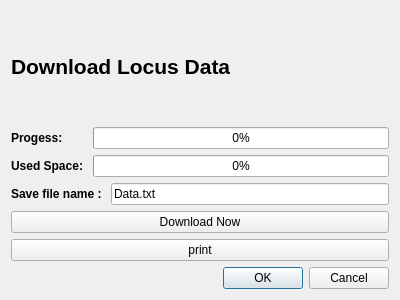
<?xml version="1.0" encoding="UTF-8"?>
<ui version="4.0">
 <class>download_dialog</class>
 <widget class="QDialog" name="download_dialog">
  <property name="geometry">
   <rect>
    <x>0</x>
    <y>0</y>
    <width>400</width>
    <height>300</height>
   </rect>
  </property>
  <property name="windowTitle">
   <string>Dialog</string>
  </property>
  <layout class="QVBoxLayout" name="verticalLayout_3">
   <item>
    <widget class="QLabel" name="label">
     <property name="font">
      <font>
       <pointsize>16</pointsize>
       <weight>75</weight>
       <bold>true</bold>
      </font>
     </property>
     <property name="text">
      <string>Download Locus Data</string>
     </property>
    </widget>
   </item>
   <item>
    <layout class="QHBoxLayout" name="horizontalLayout_2">
     <item>
      <layout class="QVBoxLayout" name="verticalLayout_2">
       <item>
        <widget class="QLabel" name="label_3">
         <property name="font">
          <font>
           <weight>75</weight>
           <bold>true</bold>
          </font>
         </property>
         <property name="text">
          <string>Progess: </string>
         </property>
        </widget>
       </item>
       <item>
        <widget class="QLabel" name="label_4">
         <property name="font">
          <font>
           <weight>75</weight>
           <bold>true</bold>
          </font>
         </property>
         <property name="text">
          <string>Used Space: </string>
         </property>
        </widget>
       </item>
      </layout>
     </item>
     <item>
      <layout class="QVBoxLayout" name="verticalLayout">
       <item>
        <widget class="QProgressBar" name="progressBar">
         <property name="value">
          <number>0</number>
         </property>
        </widget>
       </item>
       <item>
        <widget class="QProgressBar" name="progressBar_used">
         <property name="value">
          <number>0</number>
         </property>
        </widget>
       </item>
      </layout>
     </item>
    </layout>
   </item>
   <item>
    <layout class="QHBoxLayout" name="horizontalLayout">
     <item>
      <widget class="QLabel" name="label_2">
       <property name="font">
        <font>
         <weight>75</weight>
         <italic>false</italic>
         <bold>true</bold>
        </font>
       </property>
       <property name="text">
        <string>Save file name : </string>
       </property>
      </widget>
     </item>
     <item>
      <widget class="QLineEdit" name="lineEdit">
       <property name="text">
        <string>Data.txt</string>
       </property>
      </widget>
     </item>
    </layout>
   </item>
   <item>
    <widget class="QPushButton" name="pushButton">
     <property name="text">
      <string>Download Now</string>
     </property>
    </widget>
   </item>
   <item>
    <widget class="QPushButton" name="pushButton_2">
     <property name="text">
      <string>print</string>
     </property>
    </widget>
   </item>
   <item>
    <widget class="QDialogButtonBox" name="buttonBox">
     <property name="orientation">
      <enum>Qt::Horizontal</enum>
     </property>
     <property name="standardButtons">
      <set>QDialogButtonBox::Cancel|QDialogButtonBox::Ok</set>
     </property>
    </widget>
   </item>
  </layout>
 </widget>
 <resources/>
 <connections>
  <connection>
   <sender>buttonBox</sender>
   <signal>accepted()</signal>
   <receiver>download_dialog</receiver>
   <slot>accept()</slot>
   <hints>
    <hint type="sourcelabel">
     <x>248</x>
     <y>254</y>
    </hint>
    <hint type="destinationlabel">
     <x>157</x>
     <y>274</y>
    </hint>
   </hints>
  </connection>
  <connection>
   <sender>buttonBox</sender>
   <signal>rejected()</signal>
   <receiver>download_dialog</receiver>
   <slot>reject()</slot>
   <hints>
    <hint type="sourcelabel">
     <x>316</x>
     <y>260</y>
    </hint>
    <hint type="destinationlabel">
     <x>286</x>
     <y>274</y>
    </hint>
   </hints>
  </connection>
 </connections>
</ui>
